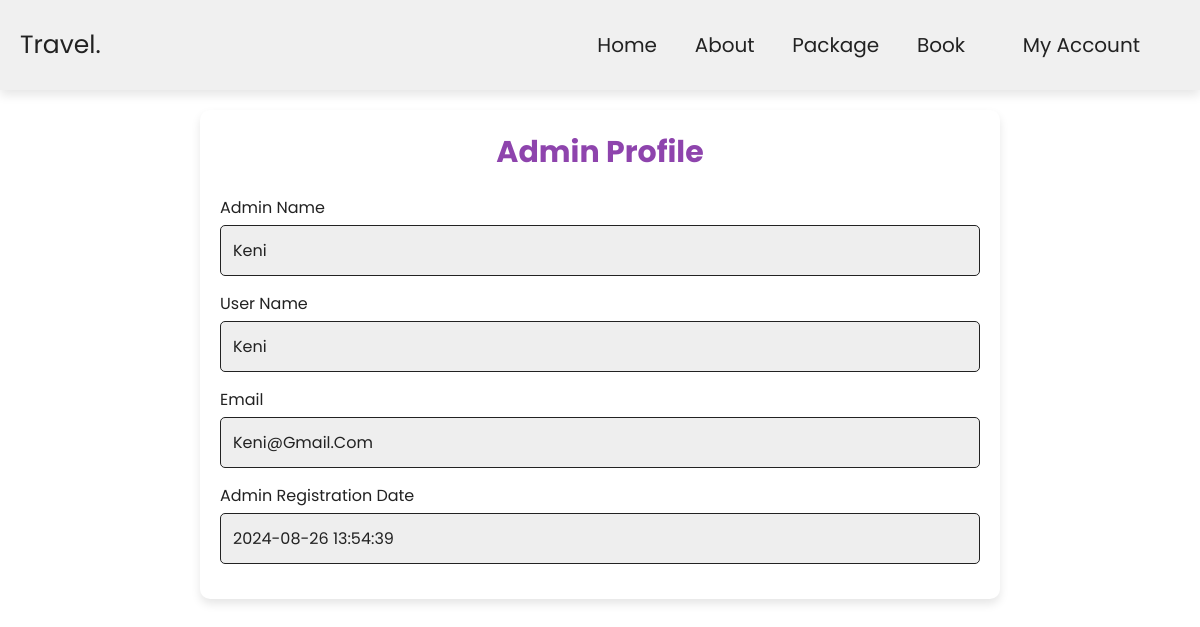
The app's page /customer/profile.php (signed in) with its own data.
### tables this page shows
CREATE TABLE `user` (
  `userid` int(11) NOT NULL,
  `username` varchar(80) NOT NULL,
  `email` varchar(80) NOT NULL,
  `password` varchar(100) NOT NULL,
  `usertype` varchar(20) NOT NULL,
  `created_date` timestamp NOT NULL DEFAULT current_timestamp()
);

### customer/profile.php (the view, shortened to what this page needs)
<?php
include "nav.php";
include "../shared/connection.php";
$userid = $_SESSION['userid'];
$query = "SELECT * FROM user WHERE userid = '$userid'";
$result = mysqli_query($conn, $query);
if ($result && mysqli_num_rows($result) > 0) {
    $admin_data = mysqli_fetch_assoc($result);
} else {
    echo "<script>alert('Admin not found.'); window.location.href = 'home.php';</script>";
    exit;
}
?>
<!DOCTYPE html>
<html lang="en">
<head>
</head>
<body>
    <div class="profile-container">
        <h2>Admin Profile</h2>
        <form action="profile.php" method="post">
            <div class="form-group">
                <label for="adminName">Admin Name</label>
                <input type="text" id="adminName" name="adminName" value="<?php echo htmlspecialchars($admin_data['username']); ?>" readonly>
            </div>
            <div class="form-group">
                <label for="userName">User Name</label>
                <input type="text" id="userName" name="userName" value="<?php echo htmlspecialchars($admin_data['username']); ?>" readonly>
            </div>
            <div class="form-group">
                <label for="email">Email</label>
                <input type="email" id="email" name="email" value="<?php echo htmlspecialchars($admin_data['email']); ?>" readonly>
            </div>
            <div class="form-group">
                <label for="regDate">Admin Registration Date</label>
                <input type="text" id="regDate" name="regDate" value="<?php echo htmlspecialchars($admin_data['created_date']); ?>" readonly>
            </div>
        </form>
    </div>
</body>
</html>

### css/style.css (style rules this page uses)
:root { --main-color:#8e44ad; --black:#222; --white:#fff; --light-black:#777; --light-white:#fff9; --dark-bg:rgba(0,0,0,.7); --light-bg:#eee; --border:.1rem solid var(--black); --box-shadow:0 .5rem 1rem rgba(0,0,0,.1); --text-shadow:0 1.5rem 3rem rgba(0,0,0,.3); }
* { font-family: 'Poppins', sans-serif; margin:0; padding:0; box-sizing: border-box; outline: none; border:none; text-decoration: none; text-transform: capitalize; }
html { font-size: 62.5%; overflow-x: hidden; }

### customer/profile.php (style rules this page uses)
.profile-container { max-width: 800px; margin: 2rem auto; padding: 2rem; background: var(--white); box-shadow: var(--box-shadow); border-radius: 1rem; }
.profile-container h2 { font-size: 3rem; color: #8e44ad;; text-align: center; margin-bottom: 2rem; }
.form-group { margin-bottom: 1.5rem; }
.form-group label { display: block; font-size: 1.6rem; color: var(--black); margin-bottom: 0.5rem; }
.form-group input { width: 100%; padding: 1.2rem; font-size: 1.6rem; border: var(--border); border-radius: 0.5rem; color: var(--black); background: var(--light-bg); }

### records on screen
user: adminName "keni", userName "keni", email "keni@gmail.com", regDate "2024-08-26 13:54:39"
